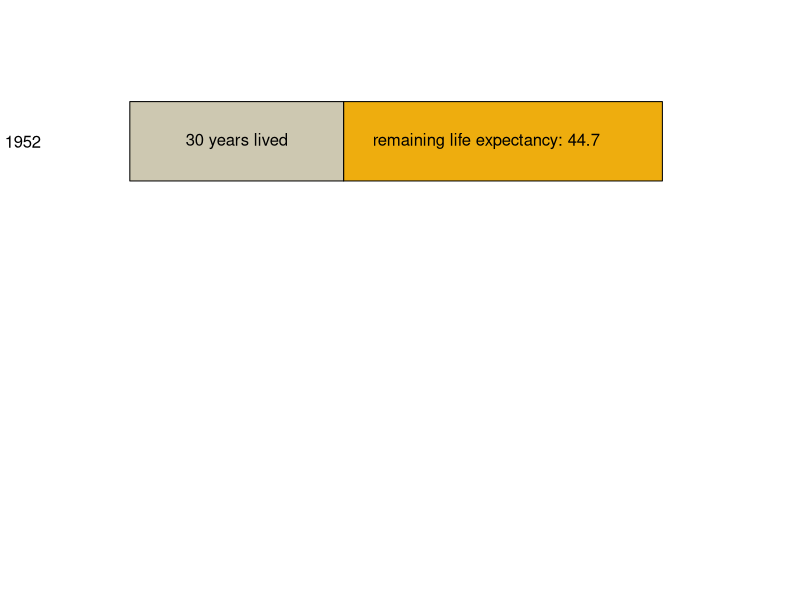
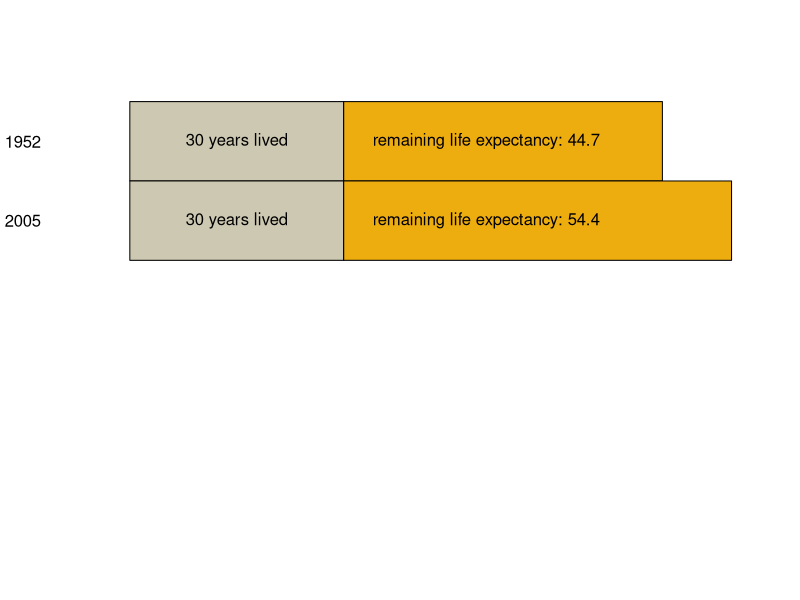
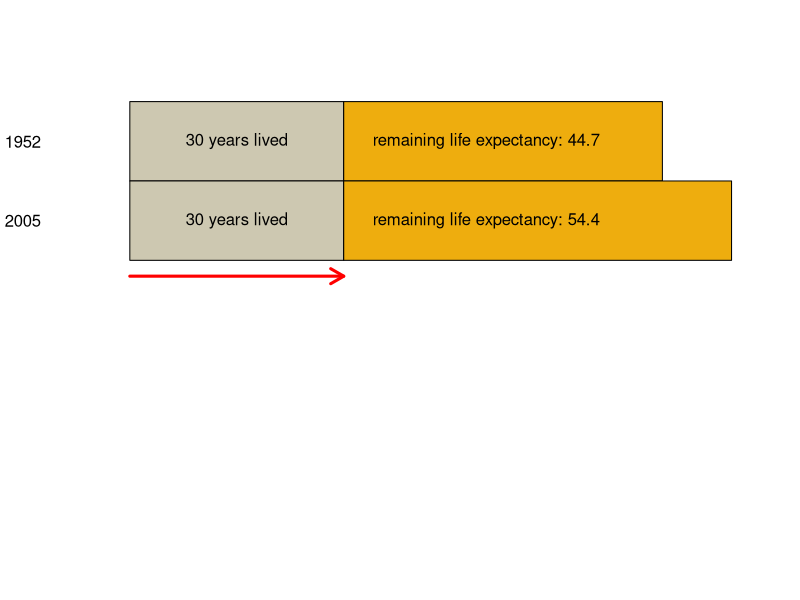
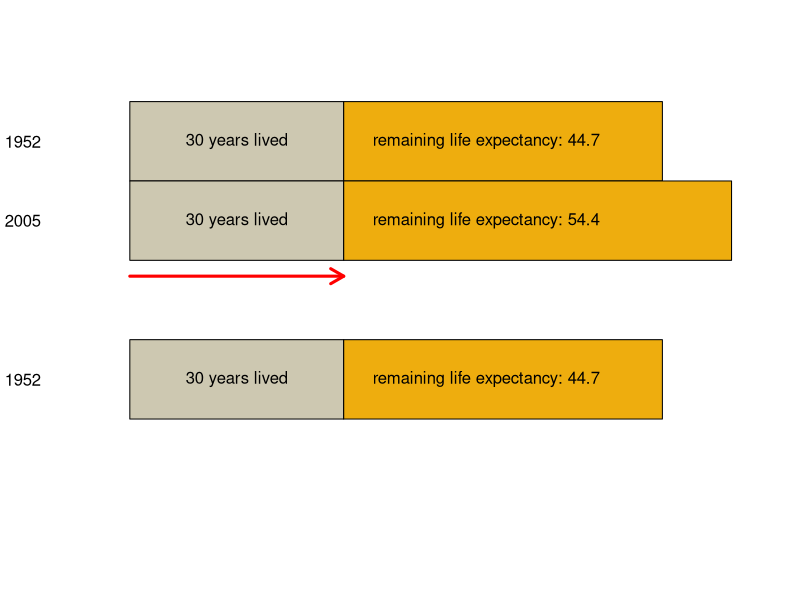
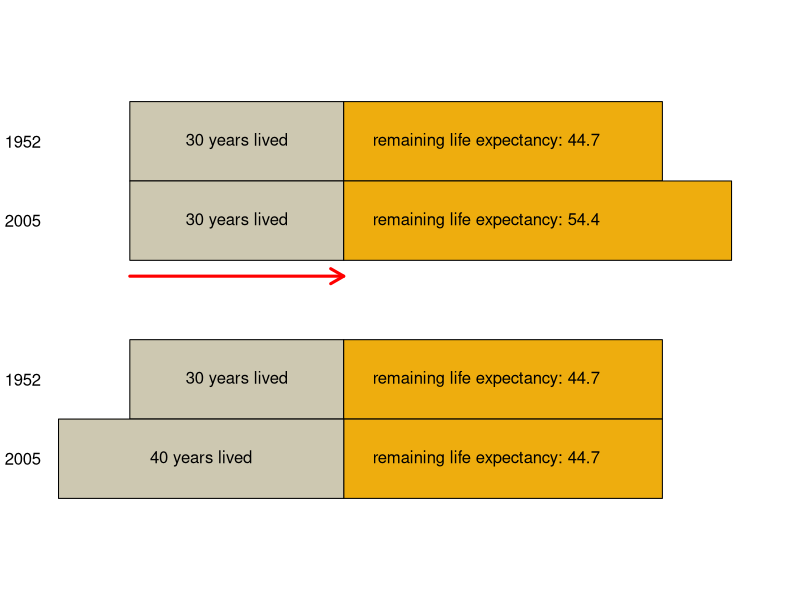
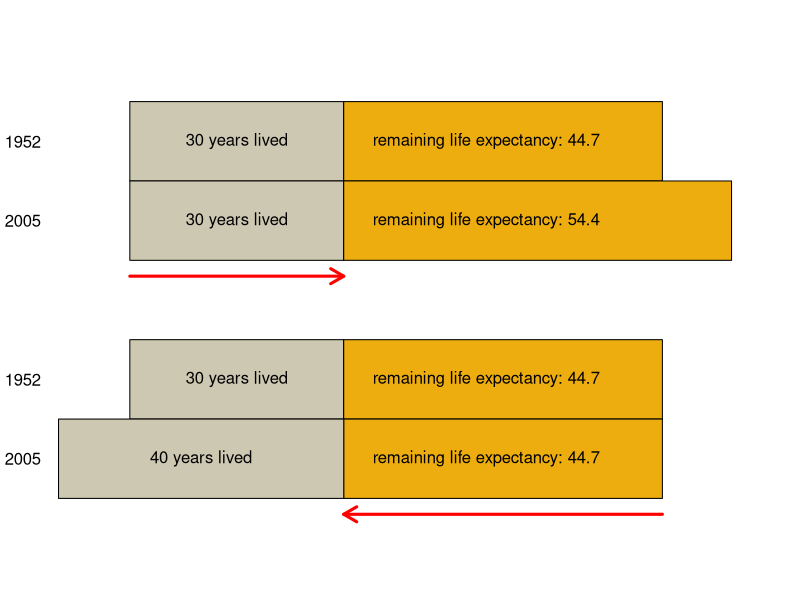

Write R code to recreate these figures, in order. (Note: this script raises an error after producing the figures.)
## ---- chunk 1
par(mar = c(0,1.5,0,0))
plot(1, xlim = c(0,100),
     ylim = c(0,7), type = "n", 
     axes = FALSE, bty = "n",
     xlab = "", ylab = "")

text(-5, 5.5, "1952", xpd = TRUE)
rect(10,5, 40, 6, col = "cornsilk3")
text(25, 5.5, "30 years lived")
rect(40,5, 84.7, 6, col = "darkgoldenrod2")
text(60, 5.5, "remaining life expectancy: 44.7")

## ---- chunk 2
par(mar = c(0,1.5,0,0))
plot(1, xlim = c(0,100),
     ylim = c(0,7), type = "n", 
     axes = FALSE, bty = "n",
     xlab = "", ylab = "")

text(-5, 5.5, "1952", xpd = TRUE)
rect(10,5, 40, 6, col = "cornsilk3")
text(25, 5.5, "30 years lived")
rect(40,5, 84.7, 6, col = "darkgoldenrod2")
text(60, 5.5, "remaining life expectancy: 44.7")
text(-5, 4.5, "2005", xpd = TRUE)
rect(10,4, 40, 5, col = "cornsilk3")
text(25, 4.5, "30 years lived")
rect(40,4, 94.4, 5, col = "darkgoldenrod2")
text(60, 4.5, "remaining life expectancy: 54.4")

## ---- chunk 3
par(mar = c(0,1.5,0,0))
plot(1, xlim = c(0,100),
     ylim = c(0,7), type = "n", 
     axes = FALSE, bty = "n",
     xlab = "", ylab = "")

text(-5, 5.5, "1952", xpd = TRUE)
rect(10,5, 40, 6, col = "cornsilk3")
text(25, 5.5, "30 years lived")
rect(40,5, 84.7, 6, col = "darkgoldenrod2")
text(60, 5.5, "remaining life expectancy: 44.7")
text(-5, 4.5, "2005", xpd = TRUE)
rect(10,4, 40, 5, col = "cornsilk3")
text(25, 4.5, "30 years lived")
rect(40,4, 94.4, 5, col = "darkgoldenrod2")
text(60, 4.5, "remaining life expectancy: 54.4")

arrows(10, 3.8, 40, 3.8, length = .15, lwd = 3, col = "red")
## ---- chunk 4
par(mar = c(0,1.5,0,0))
plot(1, xlim = c(0,100),
     ylim = c(0,7), type = "n", 
     axes = FALSE, bty = "n",
     xlab = "", ylab = "")

text(-5, 5.5, "1952", xpd = TRUE)
rect(10,5, 40, 6, col = "cornsilk3")
text(25, 5.5, "30 years lived")
rect(40,5, 84.7, 6, col = "darkgoldenrod2")
text(60, 5.5, "remaining life expectancy: 44.7")
text(-5, 4.5, "2005", xpd = TRUE)
rect(10,4, 40, 5, col = "cornsilk3")
text(25, 4.5, "30 years lived")
rect(40,4, 94.4, 5, col = "darkgoldenrod2")
text(60, 4.5, "remaining life expectancy: 54.4")

arrows(10, 3.8, 40, 3.8, length = .15, lwd = 3, col = "red")

text(-5, 2.5, "1952", xpd = TRUE)
rect(10,2, 40, 3, col = "cornsilk3")
text(25, 2.5, "30 years lived")
rect(40,2, 84.7, 3, col = "darkgoldenrod2")
text(60, 2.5, "remaining life expectancy: 44.7")

## ---- chunk 5
par(mar = c(0,1.5,0,0))
plot(1, xlim = c(0,100),
     ylim = c(0,7), type = "n", 
     axes = FALSE, bty = "n",
     xlab = "", ylab = "")

text(-5, 5.5, "1952", xpd = TRUE)
rect(10,5, 40, 6, col = "cornsilk3")
text(25, 5.5, "30 years lived")
rect(40,5, 84.7, 6, col = "darkgoldenrod2")
text(60, 5.5, "remaining life expectancy: 44.7")
text(-5, 4.5, "2005", xpd = TRUE)
rect(10,4, 40, 5, col = "cornsilk3")
text(25, 4.5, "30 years lived")
rect(40,4, 94.4, 5, col = "darkgoldenrod2")
text(60, 4.5, "remaining life expectancy: 54.4")

arrows(10, 3.8, 40, 3.8, length = .15, lwd = 3, col = "red")

text(-5, 2.5, "1952", xpd = TRUE)
rect(10,2, 40, 3, col = "cornsilk3")
text(25, 2.5, "30 years lived")
rect(40,2, 84.7, 3, col = "darkgoldenrod2")
text(60, 2.5, "remaining life expectancy: 44.7")

text(-5, 1.5, "2005", xpd = TRUE)
rect(40,1, 84.7, 2, col = "darkgoldenrod2")
text(60, 1.5, "remaining life expectancy: 44.7")
rect(0, 1, 40, 2, col = "cornsilk3")
text(20, 1.5, "40 years lived")

## ---- chunk 6
par(mar = c(0,1.5,0,0))
plot(1, xlim = c(0,100),
     ylim = c(0,7), type = "n", 
     axes = FALSE, bty = "n",
     xlab = "", ylab = "")

text(-5, 5.5, "1952", xpd = TRUE)
rect(10,5, 40, 6, col = "cornsilk3")
text(25, 5.5, "30 years lived")
rect(40,5, 84.7, 6, col = "darkgoldenrod2")
text(60, 5.5, "remaining life expectancy: 44.7")
text(-5, 4.5, "2005", xpd = TRUE)
rect(10,4, 40, 5, col = "cornsilk3")
text(25, 4.5, "30 years lived")
rect(40,4, 94.4, 5, col = "darkgoldenrod2")
text(60, 4.5, "remaining life expectancy: 54.4")

arrows(10, 3.8, 40, 3.8, length = .15, lwd = 3, col = "red")

text(-5, 2.5, "1952", xpd = TRUE)
rect(10,2, 40, 3, col = "cornsilk3")
text(25, 2.5, "30 years lived")
rect(40,2, 84.7, 3, col = "darkgoldenrod2")
text(60, 2.5, "remaining life expectancy: 44.7")

text(-5, 1.5, "2005", xpd = TRUE)
rect(40,1, 84.7, 2, col = "darkgoldenrod2")
text(60, 1.5, "remaining life expectancy: 44.7")
rect(0, 1, 40, 2, col = "cornsilk3")
text(20, 1.5, "40 years lived")

arrows(84.7, 0.8, 40, 0.8, length = .15, lwd = 3, col = "red")
## ---- chunk 7
knitr::include_graphics("figures/Slovenia.gif")
## ---- chunk 8
knitr::include_graphics("figures/pyramid_65_Slovenia_1980-2015.gif")
## ---- chunk 9
knitr::include_graphics("figures/pyramid_65_Slovenia_2015-2050.gif")
## ---- chunk 10
knitr::include_graphics("figures/proportions_65_Slovenia.gif")
## ---- chunk 11
knitr::include_graphics("figures/proportions_threshold_Slovenia.gif")
## ---- chunk 12
knitr::include_graphics("figures/Belarus.gif")
## ---- chunk 13
knitr::include_graphics("figures/pyramid_65_Belarus_1980-2015.gif")
## ---- chunk 14
knitr::include_graphics("figures/pyramid_65_Belarus_2015-2050.gif")
## ---- chunk 15
knitr::include_graphics("figures/proportions_65_Belarus.gif")
## ---- chunk 16
knitr::include_graphics("figures/proportions_threshold_Belarus.gif")
## ---- chunk 17
knitr::include_graphics("figures/China.gif")
## ---- chunk 18
knitr::include_graphics("figures/pyramid_65_China_1980-2015.gif")
## ---- chunk 19
knitr::include_graphics("figures/pyramid_65_China_2015-2050.gif")
## ---- chunk 20
knitr::include_graphics("figures/proportions_65_China.gif")
## ---- chunk 21
knitr::include_graphics("figures/proportions_threshold_China.gif")
## ---- chunk 22
knitr::include_graphics("figures/Georgia.gif")
## ---- chunk 23
knitr::include_graphics("figures/pyramid_65_Georgia_1980-2015.gif")
## ---- chunk 24
knitr::include_graphics("figures/pyramid_65_Georgia_2015-2050.gif")
## ---- chunk 25
knitr::include_graphics("figures/proportions_65_Georgia.gif")
## ---- chunk 26
knitr::include_graphics("figures/proportions_threshold_Georgia.gif")
## ---- chunk 27
knitr::include_graphics("figures/Italy.gif")
## ---- chunk 28
knitr::include_graphics("figures/pyramid_65_Italy_1980-2015.gif")
## ---- chunk 29
knitr::include_graphics("figures/pyramid_65_Italy_2015-2050.gif")
## ---- chunk 30
knitr::include_graphics("figures/proportions_65_Italy.gif")
## ---- chunk 31
knitr::include_graphics("figures/proportions_threshold_Italy.gif")
## ---- chunk 32
knitr::include_graphics("figures/Japan.gif")
## ---- chunk 33
knitr::include_graphics("figures/pyramid_65_Japan_1980-2015.gif")
## ---- chunk 34
knitr::include_graphics("figures/pyramid_65_Japan_2015-2050.gif")
## ---- chunk 35
knitr::include_graphics("figures/proportions_65_Japan.gif")
## ---- chunk 36
knitr::include_graphics("figures/proportions_threshold_Japan.gif")
## ---- chunk 37
knitr::include_graphics("figures/Republic_of_Korea.gif")
## ---- chunk 38
knitr::include_graphics("figures/pyramid_65_Republic_of_Korea_1980-2015.gif")
## ---- chunk 39
knitr::include_graphics("figures/pyramid_65_Republic_of_Korea_2015-2050.gif")
## ---- chunk 40
knitr::include_graphics("figures/proportions_65_Republic_of_Korea.gif")
## ---- chunk 41
knitr::include_graphics("figures/proportions_threshold_Republic_of_Korea.gif")
## ---- chunk 42
knitr::include_graphics("figures/Spain.gif")
## ---- chunk 43
knitr::include_graphics("figures/pyramid_65_Spain_1980-2015.gif")
## ---- chunk 44
knitr::include_graphics("figures/pyramid_65_Spain_2015-2050.gif")
## ---- chunk 45
knitr::include_graphics("figures/proportions_65_Spain.gif")
## ---- chunk 46
knitr::include_graphics("figures/proportions_threshold_Spain.gif")
## ---- chunk 47
knitr::include_graphics("figures/United_Kingdom.gif")
## ---- chunk 48
knitr::include_graphics("figures/pyramid_65_United_Kingdom_1980-2015.gif")
## ---- chunk 49
knitr::include_graphics("figures/pyramid_65_United_Kingdom_2015-2050.gif")
## ---- chunk 50
knitr::include_graphics("figures/proportions_65_United_Kingdom.gif")
## ---- chunk 51
knitr::include_graphics("figures/proportions_threshold_United_Kingdom.gif")
## ---- chunk 52
knitr::include_graphics("figures/Spain.gif")
## ---- chunk 53
knitr::include_graphics("figures/pyramid_65_Spain_1980-2015.gif")
## ---- chunk 54
knitr::include_graphics("figures/pyramid_65_Spain_2015-2050.gif")
## ---- chunk 55
knitr::include_graphics("figures/proportions_65_Spain.gif")
## ---- chunk 56
knitr::include_graphics("figures/United_States_of_America.gif")
## ---- chunk 57
knitr::include_graphics("figures/pyramid_65_United_States_of_America_1980-2015.gif")
## ---- chunk 58
knitr::include_graphics("figures/pyramid_65_United_States_of_America_2015-2050.gif")
## ---- chunk 59
knitr::include_graphics("figures/proportions_65_United_States_of_America.gif")
